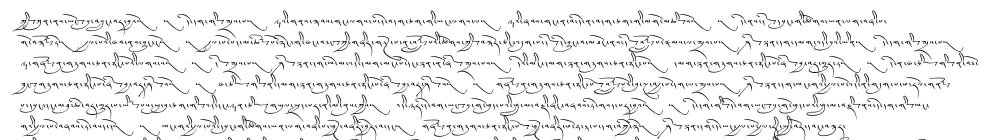
#> input picture data/test_font_images/Chouk_0001.jpg, 2000 x 280 px (shown at 1/2 size); its folder holds 3 pictures in this run
$ python cluster_images.py
#> lines starting #> are read from the running program, lines starting #| are printed output that depends on the picture
import os
import shutil
import numpy as np
from PIL import Image
from pathlib import Path
from sklearn.cluster import KMeans


# Step 2: Load and preprocess the images
def preprocess_images(img_directory):
#> called with img_directory = './data/test_font_images'
    image_paths = [os.path.join(img_directory, file) for file in os.listdir(img_directory)]
    images = []
    for path in image_paths:
        image = Image.open(path)
#> image is the input picture: PIL image 2000x280 RGB; min 0, max 255, mean 238.8
        image = image.resize((64, 64))  # Resize the image to a consistent size
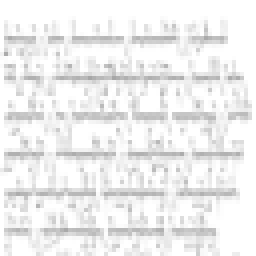
#> image: PIL image 64x64 RGB (shown 4 times larger); min 167, max 255, mean 238.6
        image_array = np.array(image).flatten()  # Flatten the image into a 1D array
#> image_array = 12288 values, max 255 at index 0, min 167 at index 3714, mean 238.6
        images.append(image_array)
#> pass 2 of the loop in preprocess_images, `for path in image_paths:`:
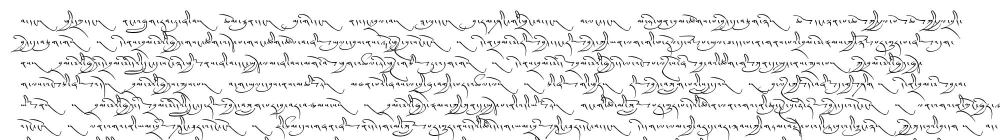
#> input picture data/test_font_images/Chouk_0003.jpg, 2000 x 280 px (shown at 1/2 size)
#> in preprocess_images, image is the input picture: PIL image 2000x280 RGB; min 0, max 255, mean 236.3
#> in preprocess_images, `image = image.resize((64, 64))`:
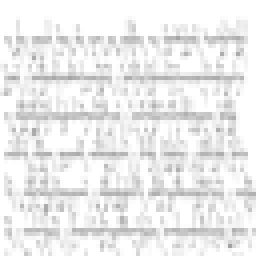
#> image: PIL image 64x64 RGB (shown 4 times larger); min 161, max 255, mean 236
#> image_array = 12288 values, max 255 at index 0, min 161 at index 11883, mean 236
#> pass 3 of the loop in preprocess_images, `for path in image_paths:`:
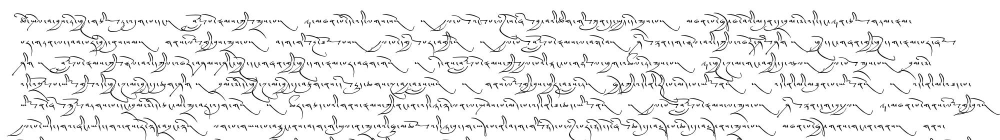
#> input picture data/test_font_images/Chouk_0007.jpg, 2000 x 280 px (shown at 1/2 size)
#> in preprocess_images, image is the input picture: PIL image 2000x280 RGB; min 0, max 255, mean 237.5
#> in preprocess_images, `image = image.resize((64, 64))`:
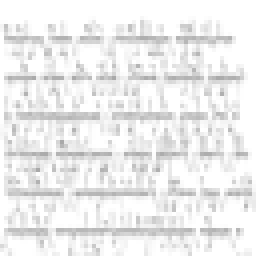
#> image: PIL image 64x64 RGB (shown 4 times larger); min 168, max 255, mean 237.3
#> image_array = 12288 values, max 255 at index 0, min 168 at index 6765, mean 237.3
    return images


def convert_images_to_array(images):
    images_array = np.array(images)
    return images_array


# Step 4: Apply K-means clustering
def cluster_images(images_array, num_clusters):
    kmeans = KMeans(n_clusters=num_clusters, random_state=42)
    kmeans.fit(images_array)
    return kmeans

def get_img_clusters_with_label(kmeans, image_paths):
    labels = kmeans.labels_
    clusters = {}
    for i, label in enumerate(labels):
        if label not in clusters:
            clusters[label] = []
        clusters[label].append(image_paths[i])
    return clusters


def save_images_to_cluster(clusters):
    for label, cluster_images in clusters.items():
        print(f"Cluster {label+1}:")
        Path(f'./data/{label}').mkdir(parents=True, exist_ok=True)
        for image_path in cluster_images:
            source_file = image_path # Replace with the path to the source file
            img_fn = Path(source_file).name
            destination_file = f"./data/{label}/{img_fn}.jpg"  # Replace with the path to the destination file

            # Copy the file
            shutil.copyfile(source_file, destination_file)


if __name__ == "__main__":
    img_directory = "./data/test_font_images"
    images = preprocess_images(img_directory)
#> images = 3 items
    images_array = convert_images_to_array(images)
    num_clusters = 6  # Adjust the number of clusters as per your needs
    kmeans = cluster_images(images_array, num_clusters)
#> (the run stopped early here; a loop or call above may not have finished)
